Frame 1 (no input): blank canvas, image omitted
Frame 60 (the mouse pressed at the canvas centre just before this capture): blank canvas, image omitted
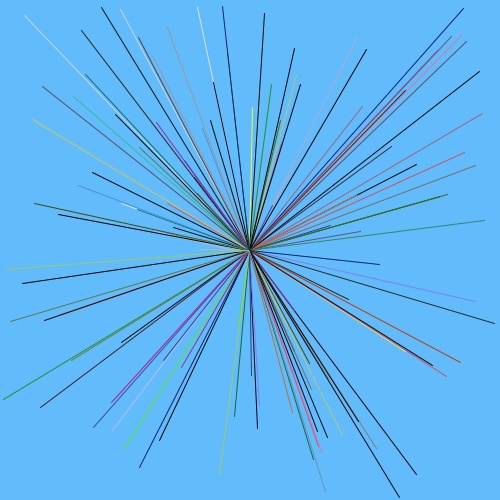
Frame 120 (the mouse held since frame 60 and released just before this capture)

The Processing sketch whose frames 1 and 60 were blank and that drew this single picture after the mouse press (run headless with seeded random() and noise(); from frame 60 on, the mouse is pressed at the canvas centre):

// Processing sketch: processing_159320
// ── processing_159320.pde

float i=0;
 
void setup() {
  size(500,500);
  colorMode(HSB);
  background(145,155,250);
}
void draw() {
  
 i=i+0.05;

  if(mousePressed){
  i=i*0.005;
  rotate(i);
  stroke(random(255),random(255),random(255));
  line(mouseX,mouseY,random(500),random(500));
  line(mouseY,mouseX,random(500),random(500));
  }
}
